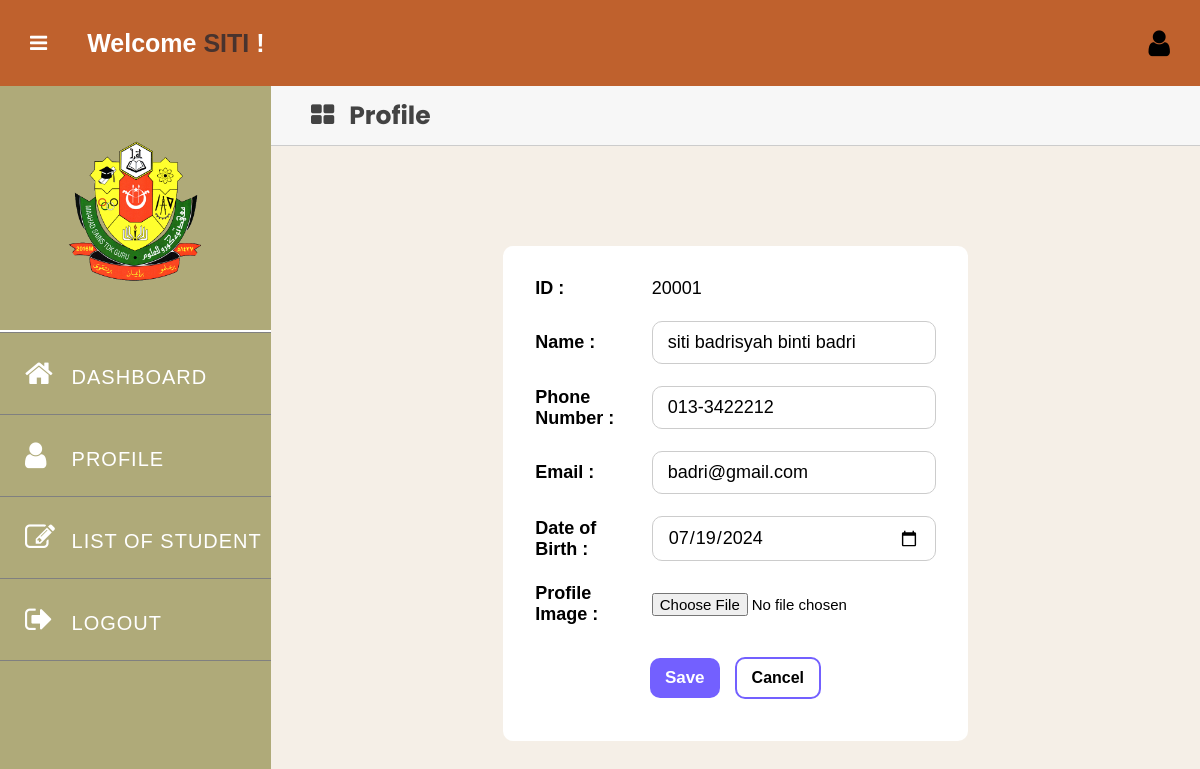
Screenshot of /editclerkprofile.php (signed in) with the database file from the repository.
### tables this page shows
CREATE TABLE `clerk` (
  `CLERKID` int NOT NULL,
  `CLERKNAME` varchar(255) NOT NULL,
  `CLERKPNO` varchar(12) DEFAULT NULL,
  `CLERKDOB` date DEFAULT NULL,
  `CLERKEMAIL` varchar(50) DEFAULT NULL,
  `CLERKTYPE` varchar(10) DEFAULT NULL,
  `CLERKPASSWORD` varchar(30) NOT NULL,
  `CLERKIMAGE` varchar(255) DEFAULT NULL,
  `STATUS` varchar(50) DEFAULT NULL
);

### editclerkprofile.php (the view, shortened to what this page needs)
<?php
require_once("dbConnect.php");
$username = $_SESSION['username'];
$sql = "SELECT CLERKNAME, CLERKPNO, CLERKDOB, CLERKEMAIL FROM clerk WHERE CLERKID = ?";
$stmt = $dbCon->prepare($sql);
$stmt->bind_param("s", $username);
$stmt->execute();
$stmt->store_result();
$stmt->bind_result($fullName, $phoneNo, $dob, $email);
$firstName = strtoupper(strtok($fullName, ' '));
$CLERKNAME_err = $CLERKPHONENO_err = $CLERKEMAIL_err = $CLERKDOB_err = "";
?>
<!DOCTYPE html>
<html lang="en">
<head>
    <link rel="stylesheet" href="https://stackpath.bootstrapcdn.com/font-awesome/4.7.0/css/font-awesome.min.css">
</head>
<body>
    <div class="header">
        <label for="checkbox">
            <i id="navbtn" class="fa fa-bars" aria-hidden="true"></i>
        </label>
        <h2 class="welcome-name">Welcome <span style="color: #48332E;"><?php echo htmlspecialchars($firstName); ?></span> !</h2>
        <div class="right-icon">
            <a href="ClerkProfile.php">
                <i class="fa fa-user" aria-hidden="true"></i>
            </a>
        </div>
    </div>
    <div class="body">
        <nav class="side-bar">
            <div class="user-p">
                <img src="logo.png" alt=""/>
            </div>
            <ul>
                <li >
                    <a href="ClerkDashboard.php">
                        <i class="fa fa-home" aria-hidden="true"></i>
                        <span style="padding-left:10px;">DASHBOARD</span>
                    </a>
                </li>
                <li>
                    <a href="ClerkProfile.php">
                        <i class="fa fa-user" aria-hidden="true"></i>
                        <span style="padding-left:10px;">PROFILE</span>
                    </a>
                </li>
                <li>
                    <a href="listofstudent.php">
                        <i class="fa fa-pencil-square-o" aria-hidden="true"></i>
                        <span style="padding-left:10px;">LIST OF STUDENT</span>
                    </a>
                </li>
                <li style="border-bottom: 1px solid grey;">
                    <a href="logout.php">
                        <i class="fa fa-sign-out" aria-hidden="true"></i>
                        <span style="padding-left:10px;">LOGOUT</span>
                    </a>
                </li>
            </ul>
        </nav>
        <section class="section-1">
            <div class="circled-menu-parent">
                <p><i class="fa fa-th-large" style="font-size:25px;"></i>Profile</p>
            </div>
            <div class="profile-wrap">
                <form action="<?php echo htmlspecialchars($_SERVER["PHP_SELF"]); ?>" method="POST" enctype="multipart/form-data">
                    <table>
                        <tr>
                            <td><b>ID : </b></td>
                            <td><?php echo $_SESSION['username']?></td>
                        </tr>
                        <tr>
                            <td><b>Name : </b></td>
                            <td><input type="text" name="CLERKNAME" id="CLERKNAME" value="<?php echo $fullName; ?>"><span id="ClerkNameError" class="error"><?php echo $CLERKNAME_err?></span></td>
                        </tr>
                        <tr>
                            <td><b>Phone Number : </b></td>
                            <td><input type="text" name="CLERKPNO" id="CLERKPNO" value="<?php echo $phoneNo; ?>"><span id="ClerkPNOError" class="error"><?php echo $CLERKPHONENO_err?></span></td>
                        </tr>
                        <tr>
                            <td><b>Email :</b></td>
                            <td><input type="text" name="CLERKEMAIL" id="CLERKEMAIL" value="<?php echo $email; ?>"><span id="ClerkEmailError" class="error"><?php echo $CLERKEMAIL_err?></span></td>
                        </tr>
                        <tr>
                            <td><b>Date of Birth :</b></td>
                            <td><input type="date" name="CLERKDOB" value="<?php echo $dob; ?>"></td>
                        </tr>
                        <tr>
                            <td><b>Profile Image :</b></td>
                            <td><input type="file" id="CLERKIMAGE" name="CLERKIMAGE" accept="image/*"></td>
                        </tr>
                        <tr>
                            <td colspan="2" class="center-buttons">
                                <input type="submit" value="Save">
                                <button class="cancel-button"><a href="ClerkProfile.php">Cancel</a></button>
                            </td>
                        </tr>
                    </table>
                </form>
            </div>
        </section>
    </div>
</body>
</html>

### editclerkprofile.php (style rules this page uses)
* { padding: 0; margin: 0; box-sizing: border-box; font-family: arial, sans-serif; }
.header { display: flex; align-items: center; padding: 28px 30px; background: #BF612D; color: white; }
.welcome-name { font-size: 25px; margin-left: 40px; }
.header i { font-size: 30px; cursor: pointer; color: #black; }
.header a { text-decoration: none; color: black; }
.right-icon { margin-left: auto; }
.right-icon i { margin-right: 15px; }
.right-icon i:last-child { margin-right: 0; }
.user-p { text-align: center; padding-top: 50px; }
.user-p img { width: 150px; height: 150px; border-radius: 50%; }
.body { display: flex; }
.side-bar { width: 350px; background: #AFAA79; min-height: 100vh; transition: 500ms width; }
.side-bar ul { margin-top: 40px; list-style: none; border-top: 2px solid white; }
.side-bar ul li { font-size: 20px; padding: 25px 0px; padding-left: 25px; transition: background 500ms; white-space: nowrap; overflow: hidden; text-overflow: ellipsis; border: none; border-top: 1px solid grey; }
.side-bar ul li a { text-decoration: none; color: white; cursor: pointer; letter-spacing: 1px; }
.side-bar i { display: inline-block; padding-right: 10px; width: 30px; vertical-align: center; font-size: 25px; color: white; }
.side-bar ul li a { text-decoration: none; color: #black; cursor: pointer; letter-spacing: 1px; }
.side-bar ul li a i { display: inline-block; padding-right: 10px; font-size: 30px; }
.section-1 { width: 100%; background-color: #F5EFE7; background-size: cover; background-position: center; display: flex; align-items: center; flex-direction: column; }
#navbtn { display: inline-block; left: 20px; font-size: 20px; transition: 500ms color; color: #black; }
.circled-menu-parent { background-color: #f7f7f7; height: 60px; font-size: 25px; font-family: 'Inter'; font-weight: bold; color: #434343; width: 100%; display: flex; justify-content: center; flex-direction: column; padding: 0 20px; font-family: "Poppins", sans-serif; border-bottom: 1px solid #ccc; }
.circled-menu-parent p { margin: 0; display: flex; align-items: center; font-size: 25px; font-family: "Poppins", sans-serif; }
.circled-menu-parent i { margin-left: 20px; margin-right: 15px; }
.profile-wrap { width: 50%; background-color: #fff; border-radius: 10px; margin-top: 100px; padding: 20px; }
table { width: 100%; }
table tr td { padding: 10px; font-size: 18px; }
.cancel-button { width: 90px; border: 2px solid #7360ff; padding: 10px 15px; margin-top: 5px; border-radius: 10px; background-color: transparent; }
.cancel-button a { text-decoration: none; font-size: 16px; font-weight: 600; color: black; }
.profile-wrap input[type="text"], .profile-wrap input[type="date"] { padding: 10px 15px; width: 100%; font-size: 18px; border-radius: 10px; outline: none; border: 1px solid #ccc; }
.profile-wrap input[type="file"] { font-size: 15px; cursor: pointer; }
.profile-wrap input[type="submit"] { width: 90px; padding: 10px 15px; color: white; font-size: 17px; font-weight: bold; border: none; cursor: pointer; margin-right: 20px; background-color: #7360ff; transition: background-color 0.3s ease; border-radius: 10px; }
.center-buttons { text-align: center; }
.profile-wrap input[type="submit"], .profile-wrap .cancel-button { display: inline-block; width: auto; margin: 10px 5px; }

### rows the page displays
clerk: CLERKNAME "SITI", CLERKNAME "siti badrisyah binti badri", CLERKPNO "013-3422212", CLERKEMAIL "badri@gmail.com", CLERKDOB "07/19/2024"

### other values shown
$_SESSION['username'] "20001"
